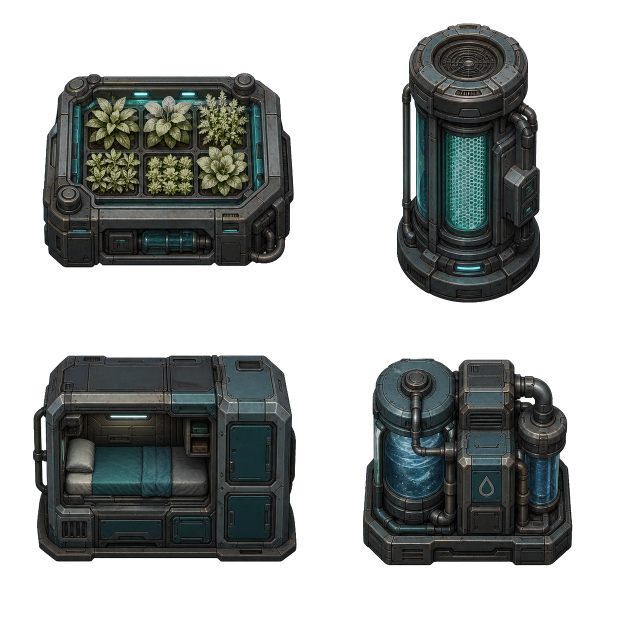
#> input picture play/last-bastion/art/production-tests/object-batch-o12/habitat-lifesupport-v1-alpha-extracted.png, 1254 x 1254 px, given in place of habitat-lifesupport-v1-chroma.png, which was not available (shown at 1/2 size)
$ python normalize_object_batch_o12.py
#> lines starting #> are read from the running program, lines starting #| are printed output that depends on the picture; pictures that were not available may be replaced by others from this repository, and a replacement may not be noted
"""Build deterministic Object Batch O12 habitat and identity atlases."""
from pathlib import Path
from shutil import copy2
from PIL import Image, ImageDraw

ROOT = Path(__file__).resolve().parent
NEAREST = Image.Resampling.NEAREST
PARTS = {"habitat-lifesupport-v1": "HABITAT / LIFE SUPPORT", "communications-network-v1": "COMMUNICATIONS / NETWORK", "storage-identity-v1": "STORAGE IDENTITY"}


def restore(name: str) -> None:
#> called with name = 'habitat-lifesupport-v1'
    source = Image.open(ROOT / f"{name}-chroma.png").convert("RGB")
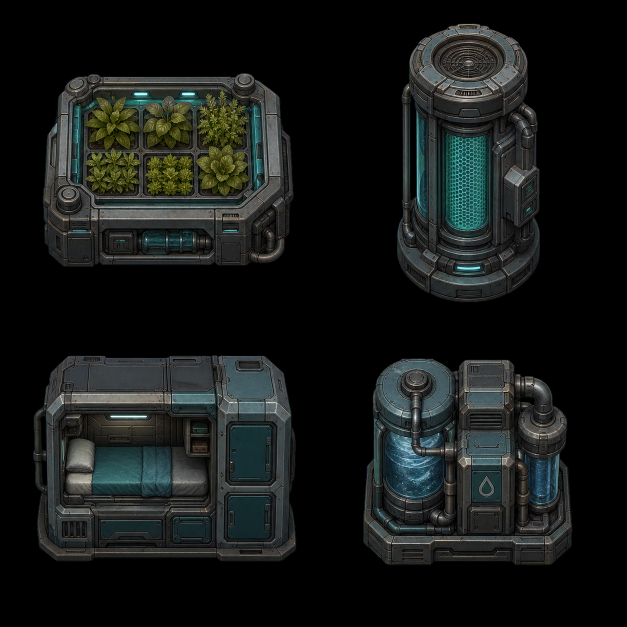
#> source: PIL image 1254x1254 RGB (shown at 1/2 size); mean R, G, B 21.6, 24.6, 23.2
    extracted = Image.open(ROOT / f"{name}-alpha-extracted.png").convert("RGBA")
#> extracted is the input picture: PIL image 1254x1254 RGBA; mean R, G, B, A 21.6, 24.6, 23.2, 106.2
    output = Image.composite(source, extracted.convert("RGB"), extracted.getchannel("A")).convert("RGBA")
    output.putalpha(extracted.getchannel("A"))
    output.save(ROOT / f"{name}.png", optimize=True)


def normalize(name: str, size: int) -> Image.Image:
    source = Image.open(ROOT / f"{name}.png").convert("RGBA")
    output = Image.new("RGBA", (size * 2, size * 2), (0, 0, 0, 0))
    for row in range(2):
        for column in range(2):
            cell = source.crop((round(column * source.width / 2), round(row * source.height / 2), round((column + 1) * source.width / 2), round((row + 1) * source.height / 2)))
            output.alpha_composite(cell.resize((size, size), NEAREST), (column * size, row * size))
    output.save(ROOT / f"{name}-{size}.png", optimize=True)
    return output


def validate(name: str) -> None:
#> called with name = 'habitat-lifesupport-v1'
    alpha = Image.open(ROOT / f"{name}.png").convert("RGBA").getchannel("A")
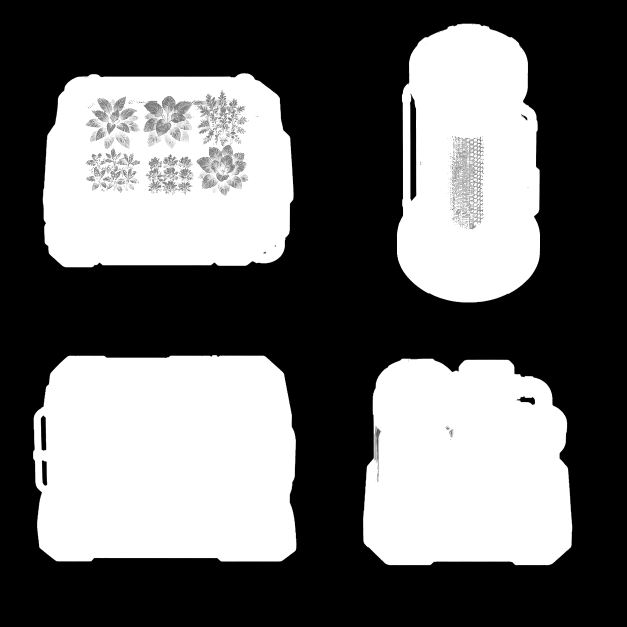
#> alpha: PIL image 1254x1254 L (shown at 1/2 size); min 0, max 255, mean 106.2
    if alpha.getextrema() != (0, 255):
        raise ValueError(f"{name} must contain transparent and opaque pixels")
    for point in ((0, 0), (alpha.width - 1, 0), (0, alpha.height - 1), (alpha.width - 1, alpha.height - 1)):
        if alpha.getpixel(point) != 0:
            raise ValueError(f"{name}: non-transparent corner at {point}")
    for row in range(2):
        for column in range(2):
            if alpha.crop((column * alpha.width // 2, row * alpha.height // 2, (column + 1) * alpha.width // 2, (row + 1) * alpha.height // 2)).getbbox() is None:
                raise ValueError(f"{name}: empty atlas cell {row},{column}")


def main() -> None:
    for name in PARTS:
        restore(name)
        validate(name)
#> pass 2 of the loop in main, `for name in PARTS:`:
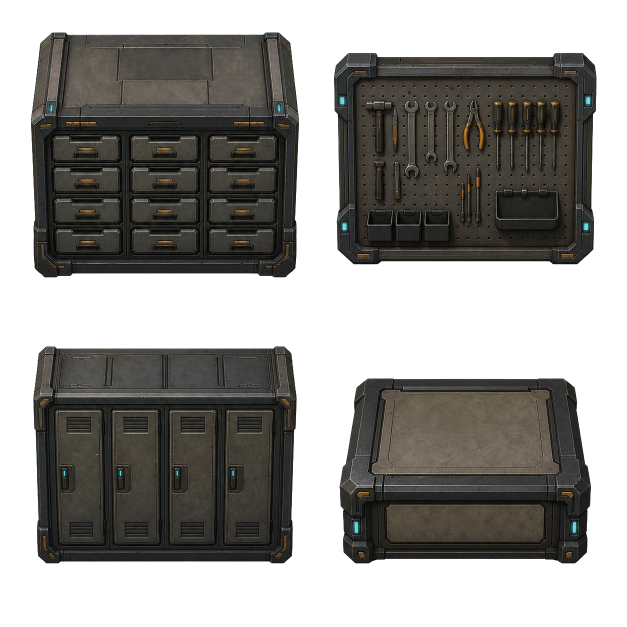
#> input picture play/last-bastion/art/production-tests/object-batch-o12/storage-identity-v1-alpha-extracted.png, 1254 x 1254 px, given in place of communications-network-v1-chroma.png, which was not available (shown at 1/2 size)
#> in restore (call 2), `source = Image.open(ROOT / f"{name}-chroma.png").convert("RGB")`:
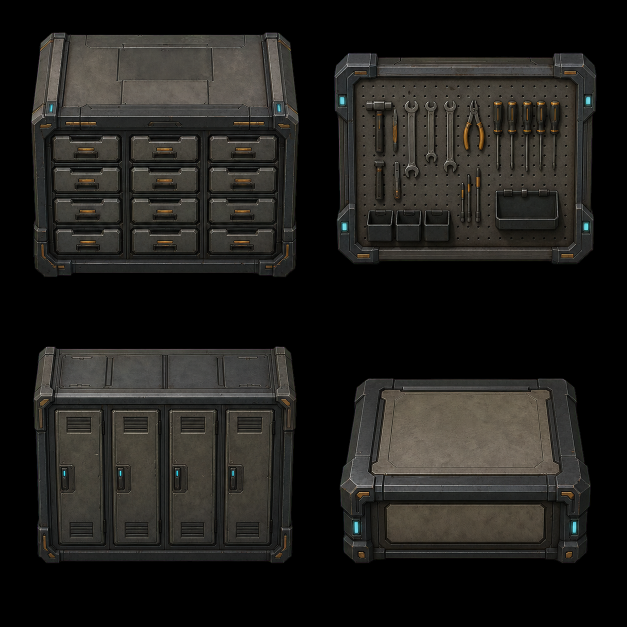
#> source: PIL image 1254x1254 RGB (shown at 1/2 size); mean R, G, B 32.2, 30.9, 27.9
#> in restore, extracted is the input picture: PIL image 1254x1254 RGBA; mean R, G, B, A 32.2, 30.9, 27.9, 137.7
#> in validate (call 2), `alpha = Image.open(ROOT / f"{name}.png").convert("RGBA").getchannel("A")`:
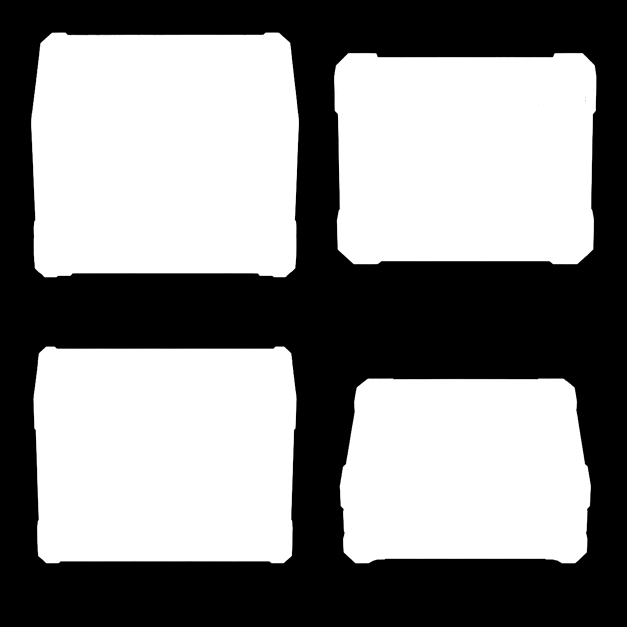
#> alpha: PIL image 1254x1254 L (shown at 1/2 size); min 0, max 255, mean 137.7
    masters = {name: normalize(name, 384) for name in PARTS}
    for name in PARTS:
        normalize(name, 256)
        normalize(name, 128)
    canvas = Image.new("RGBA", (1200, 2150), (15, 22, 32, 255))
    draw = ImageDraw.Draw(canvas)
    draw.text((24, 18), "OBJECT BATCH O12 / HABITAT + IDENTITY / 4K PREFLIGHT", fill=(231, 240, 246, 255))
    y = 70
    for name, label in PARTS.items():
        draw.text((24, y), label, fill=(117, 224, 239, 255))
        canvas.alpha_composite(masters[name].resize((768, 768), NEAREST), (24, y + 28))
        y += 450
    draw.text((24, 2070), "Habitat and identity candidates; no interaction, collision, targets, telegraphs, or gameplay values baked in.", fill=(184, 202, 216, 255))
    canvas.convert("RGB").save(ROOT / "object-batch-o12-contact-sheet.png", optimize=True)
    runtime_dir = ROOT.parents[2] / "game-assets"
    runtime_dir.mkdir(parents=True, exist_ok=True)
    for name in PARTS:
        for size in (256, 128):
            copy2(ROOT / f"{name}-{size}.png", runtime_dir / f"{name}-{size}.png")
    print("Wrote Object Batch O12 masters and runtime derivatives")


if __name__ == "__main__":
#> (the run stopped early here; a loop or call above may not have finished)
